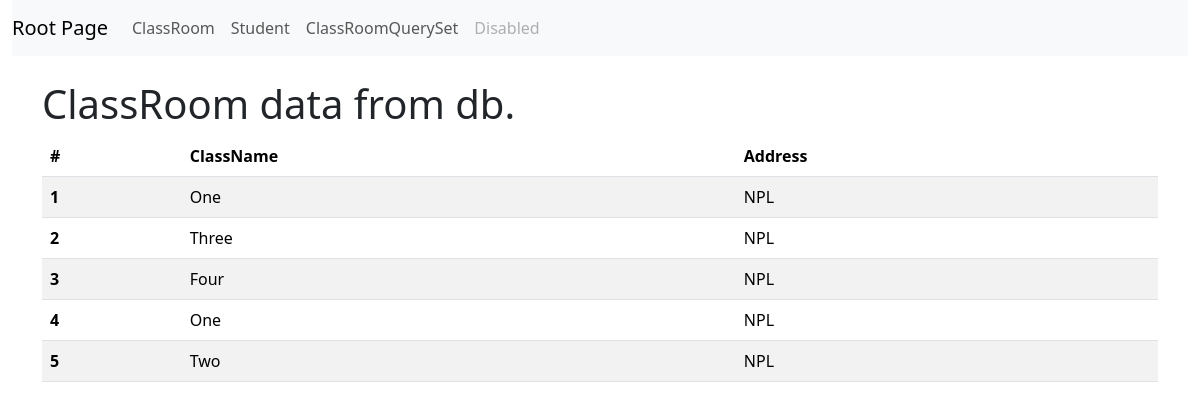
The app's page /classroom-qs/ with its own data.
### myapp/models.py (models this page shows, shortened)
class ClassRoom(models.Model):
    name = models.CharField(max_length=20)
    address = models.CharField(max_length=50)

### myapp/views.py (the view)
# urls.py: path("classroom-qs/", classroomqs, name = "classroom_qs"),
def classroomqs(request):
    classrooms = ClassRoom.objects.all()
    return render(request, template_name= "myapp/classroom_qs.html",
           context = {"classrooms": classrooms })

### myapp/templates/myapp/classroom_qs.html
{% extends 'myapp/temp_inherit_home.html' %}  #template inheritance
{% block content %}
<h1> ClassRoom data from db.</h1>
<table class="table table-striped">
    <thead>
      <tr>
        <th scope="col">#</th>
        <th scope="col">ClassName</th>
        <th scope="col">Address</th>
      </tr>
    </thead>
    <tbody>
        {% for classroom in classrooms %}
      <tr>
        <th scope="row">{{ forloop.counter }}</th>
        <td>{{ classroom.name}}</td>
        <td>{{ classroom.address}}</td>
      </tr>
      {% endfor %}
    </tbody>
  </table>
{% endblock %}

### records on screen
ClassRoom: name "One", address "NPL"
ClassRoom: name "Three", address "NPL"
ClassRoom: name "Four", address "NPL"
ClassRoom: name "One", address "NPL"
ClassRoom: name "Two", address "NPL"
